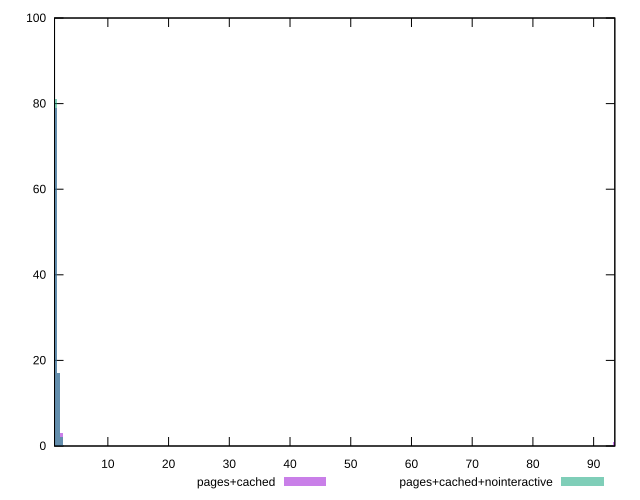

Here is the gnuplot script that generated this plot:
reset

$pagesCached <<EOF
93.36989864831288 1
2.4189092914070693 3
1.4513455748442416 79
1.9351274331256556 17
EOF

$pagesCachedNointeractive <<EOF
1.4513455748442416 81
2.4189092914070693 2
1.9351274331256556 17
EOF

set key outside below
set boxwidth 0.4837818582814139
set xrange [1.218:93.489]
set yrange [0:100]
set trange [0:100]
set style fill transparent solid 0.5 noborder
set terminal svg size 640, 500 enhanced background rgb 'white'
set output "report_00008_2021-01-22T20:58:29.167/server-response-time/comparison/histogram/2_vs_3.svg"

plot $pagesCached title "pages+cached" with boxes, \
     $pagesCachedNointeractive title "pages+cached+nointeractive" with boxes

reset
